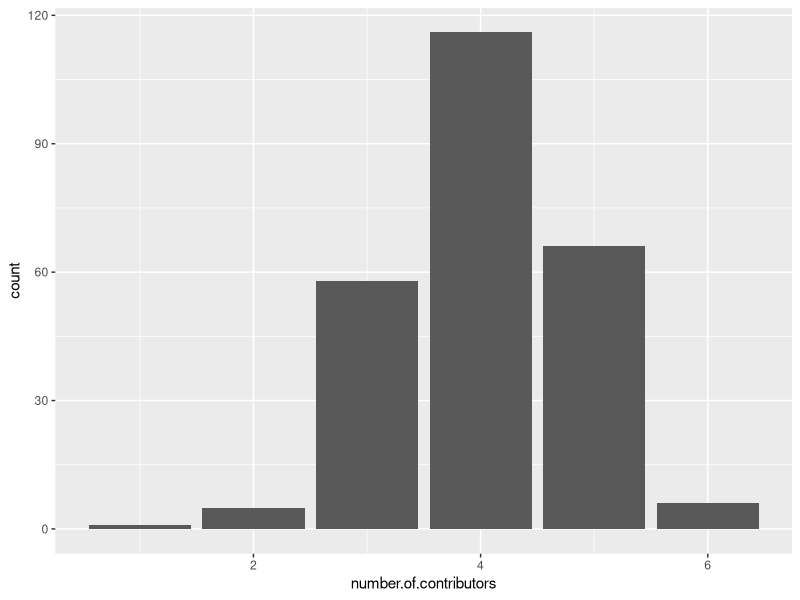

Reproduce this figure in R.
library(ggplot2)
df <- read.csv("contributors.csv")
cont <- strsplit(df[,2], '|',fixed=TRUE)

#get the number of unique contributors
unique.contributors <- unique(unlist(cont))

#get the number of contributors for each file and add it to the dataframe
number.of.contributors <- lengths(cont)
new_df <- cbind.data.frame(df, number.of.contributors)

#get the max number of contributors for a file and the names of those files
max <- max(new_df[,3])
max.cont.files <- new_df[which(new_df[,3] == max),1]

#plot of the number of contributors
ggplot(new_df,aes(number.of.contributors)) + geom_bar()
